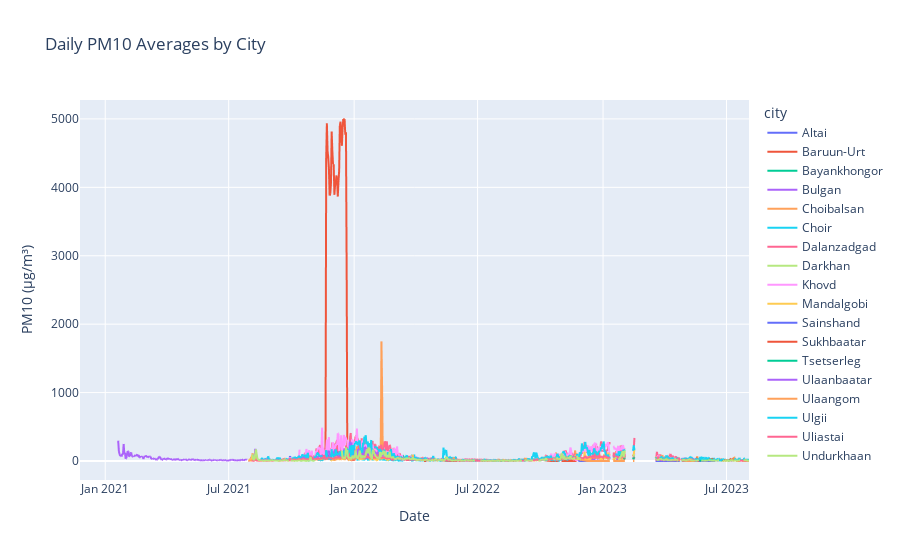
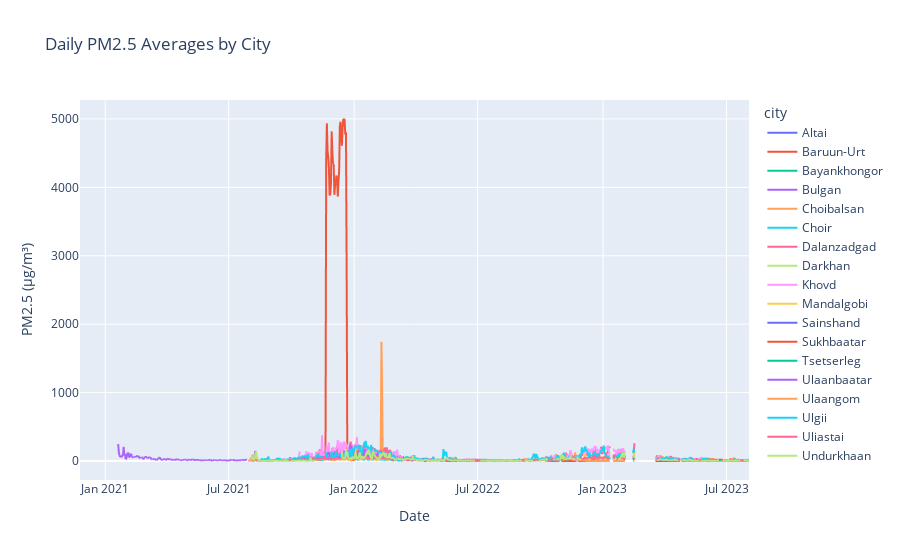

Write notebook code for charts like these, in order.
### Code cell
import pandas as pd
import plotly.express as px

# Assuming 'daily_averages' is your DataFrame with daily averages for each city
# Make sure 'date_column' is already converted to datetime

# Create an interactive line plot for PM10 data
fig_pm10 = px.line(daily_averages, x='utc_time', y='pm10_µg/m³', color='city',
                   labels={'pm10_µg/m³': 'PM10 (µg/m³)', 'utc_time': 'Date'},
                   title='Daily PM10 Averages by City')
fig_pm10.update_xaxes(title_text='Date')
fig_pm10.update_yaxes(title_text='PM10 (µg/m³)')

# Create an interactive line plot for PM2.5 data
fig_pm25 = px.line(daily_averages, x='utc_time', y='pm25_µg/m³', color='city',
                   labels={'pm25_µg/m³': 'PM2.5 (µg/m³)', 'utc_time': 'Date'},
                   title='Daily PM2.5 Averages by City')
fig_pm25.update_xaxes(title_text='Date')
fig_pm25.update_yaxes(title_text='PM2.5 (µg/m³)')

# Display the interactive plots
fig_pm10.show()
fig_pm25.show()

### Figure 1 — Plotly figure (JSON) as saved in the notebook; plotly's stock layout.template omitted (floating-point values rounded to 4 significant figures; data arrays with more than 128 entries replaced by an {"elided": "..."} marker saying what was removed)
{"data": [{"hovertemplate": "city=Altai<br>Date=%{x}<br>PM10 (µg/m³)=%{y}<extra></extra>", "legendgroup": "Altai", "line": {"color": "#636efa", "dash": "solid"}, "marker": {"symbol": "circle"}, "mode": "lines", "name": "Altai", "showlegend": true, "type": "scattergl", "x": {"elided": "961 str values"}, "xaxis": "x", "y": {"elided": "961 int values"}, "yaxis": "y"}, {"hovertemplate": "city=Baruun-Urt<br>Date=%{x}<br>PM10 (µg/m³)=%{y}<extra></extra>", "legendgroup": "Baruun-Urt", "line": {"color": "#EF553B", "dash": "solid"}, "marker": {"symbol": "circle"}, "mode": "lines", "name": "Baruun-Urt", "showlegend": true, "type": "scattergl", "x": {"elided": "728 str values"}, "xaxis": "x", "y": {"elided": "728 int values"}, "yaxis": "y"}, {"hovertemplate": "city=Bayankhongor<br>Date=%{x}<br>PM10 (µg/m³)=%{y}<extra></extra>", "legendgroup": "Bayankhongor", "line": {"color": "#00cc96", "dash": "solid"}, "marker": {"symbol": "circle"}, "mode": "lines", "name": "Bayankhongor", "showlegend": true, "type": "scattergl", "x": {"elided": "481 str values"}, "xaxis": "x", "y": {"elided": "481 int values"}, "yaxis": "y"}, {"hovertemplate": "city=Bulgan<br>Date=%{x}<br>PM10 (µg/m³)=%{y}<extra></extra>", "legendgroup": "Bulgan", "line": {"color": "#ab63fa", "dash": "solid"}, "marker": {"symbol": "circle"}, "mode": "lines", "name": "Bulgan", "showlegend": true, "type": "scattergl", "x": {"elided": "735 str values"}, "xaxis": "x", "y": {"elided": "735 int values"}, "yaxis": "y"}, {"hovertemplate": "city=Choibalsan<br>Date=%{x}<br>PM10 (µg/m³)=%{y}<extra></extra>", "legendgroup": "Choibalsan", "line": {"color": "#FFA15A", "dash": "solid"}, "marker": {"symbol": "circle"}, "mode": "lines", "name": "Choibalsan", "showlegend": true, "type": "scattergl", "x": {"elided": "980 str values"}, "xaxis": "x", "y": {"elided": "980 int values"}, "yaxis": "y"}, {"hovertemplate": "city=Choir<br>Date=%{x}<br>PM10 (µg/m³)=%{y}<extra></extra>", "legendgroup": "Choir", "line": {"color": "#19d3f3", "dash": "solid"}, "marker": {"symbol": "circle"}, "mode": "lines", "name": "Choir", "showlegend": true, "type": "scattergl", "x": {"elided": "718 str values"}, "xaxis": "x", "y": {"elided": "718 int values"}, "yaxis": "y"}, {"hovertemplate": "city=Dalanzadgad<br>Date=%{x}<br>PM10 (µg/m³)=%{y}<extra></extra>", "legendgroup": "Dalanzadgad", "line": {"color": "#FF6692", "dash": "solid"}, "marker": {"symbol": "circle"}, "mode": "lines", "name": "Dalanzadgad", "showlegend": true, "type": "scattergl", "x": {"elided": "980 str values"}, "xaxis": "x", "y": {"elided": "980 int values"}, "yaxis": "y"}, {"hovertemplate": "city=Darkhan<br>Date=%{x}<br>PM10 (µg/m³)=%{y}<extra></extra>", "legendgroup": "Darkhan", "line": {"color": "#B6E880", "dash": "solid"}, "marker": {"symbol": "circle"}, "mode": "lines", "name": "Darkhan", "showlegend": true, "type": "scattergl", "x": {"elided": "190 str values"}, "xaxis": "x", "y": {"elided": "190 int values"}, "yaxis": "y"}, {"hovertemplate": "city=Khovd<br>Date=%{x}<br>PM10 (µg/m³)=%{y}<extra></extra>", "legendgroup": "Khovd", "line": {"color": "#FF97FF", "dash": "solid"}, "marker": {"symbol": "circle"}, "mode": "lines", "name": "Khovd", "showlegend": true, "type": "scattergl", "x": {"elided": "961 str values"}, "xaxis": "x", "y": {"elided": "961 int values"}, "yaxis": "y"}, {"hovertemplate": "city=Mandalgobi<br>Date=%{x}<br>PM10 (µg/m³)=%{y}<extra></extra>", "legendgroup": "Mandalgobi", "line": {"color": "#FECB52", "dash": "solid"}, "marker": {"symbol": "circle"}, "mode": "lines", "name": "Mandalgobi", "showlegend": true, "type": "scattergl", "x": {"elided": "735 str values"}, "xaxis": "x", "y": {"elided": "735 int values"}, "yaxis": "y"}, {"hovertemplate": "city=Sainshand<br>Date=%{x}<br>PM10 (µg/m³)=%{y}<extra></extra>", "legendgroup": "Sainshand", "line": {"color": "#636efa", "dash": "solid"}, "marker": {"symbol": "circle"}, "mode": "lines", "name": "Sainshand", "showlegend": true, "type": "scattergl", "x": ["2023-08-02T00:00:00+00:00", "2023-08-03T00:00:00+00:00"], "xaxis": "x", "y": [3, 1], "yaxis": "y"}, {"hovertemplate": "city=Sukhbaatar<br>Date=%{x}<br>PM10 (µg/m³)=%{y}<extra></extra>", "legendgroup": "Sukhbaatar", "line": {"color": "#EF553B", "dash": "solid"}, "marker": {"symbol": "circle"}, "mode": "lines", "name": "Sukhbaatar", "showlegend": true, "type": "scattergl", "x": {"elided": "190 str values"}, "xaxis": "x", "y": {"elided": "190 int values"}, "yaxis": "y"}, {"hovertemplate": "city=Tsetserleg<br>Date=%{x}<br>PM10 (µg/m³)=%{y}<extra></extra>", "legendgroup": "Tsetserleg", "line": {"color": "#00cc96", "dash": "solid"}, "marker": {"symbol": "circle"}, "mode": "lines", "name": "Tsetserleg", "showlegend": true, "type": "scattergl", "x": {"elided": "190 str values"}, "xaxis": "x", "y": {"elided": "190 int values"}, "yaxis": "y"}, {"hovertemplate": "city=Ulaanbaatar<br>Date=%{x}<br>PM10 (µg/m³)=%{y}<extra></extra>", "legendgroup": "Ulaanbaatar", "line": {"color": "#ab63fa", "dash": "solid"}, "marker": {"symbol": "circle"}, "mode": "lines", "name": "Ulaanbaatar", "showlegend": true, "type": "scattergl", "x": {"elided": "600 str values"}, "xaxis": "x", "y": {"elided": "600 int values"}, "yaxis": "y"}, {"hovertemplate": "city=Ulaangom<br>Date=%{x}<br>PM10 (µg/m³)=%{y}<extra></extra>", "legendgroup": "Ulaangom", "line": {"color": "#FFA15A", "dash": "solid"}, "marker": {"symbol": "circle"}, "mode": "lines", "name": "Ulaangom", "showlegend": true, "type": "scattergl", "x": {"elided": "980 str values"}, "xaxis": "x", "y": {"elided": "980 int values"}, "yaxis": "y"}, {"hovertemplate": "city=Ulgii<br>Date=%{x}<br>PM10 (µg/m³)=%{y}<extra></extra>", "legendgroup": "Ulgii", "line": {"color": "#19d3f3", "dash": "solid"}, "marker": {"symbol": "circle"}, "mode": "lines", "name": "Ulgii", "showlegend": true, "type": "scattergl", "x": {"elided": "982 str values"}, "xaxis": "x", "y": {"elided": "982 int values"}, "yaxis": "y"}, {"hovertemplate": "city=Uliastai<br>Date=%{x}<br>PM10 (µg/m³)=%{y}<extra></extra>", "legendgroup": "Uliastai", "line": {"color": "#FF6692", "dash": "solid"}, "marker": {"symbol": "circle"}, "mode": "lines", "name": "Uliastai", "showlegend": true, "type": "scattergl", "x": {"elided": "732 str values"}, "xaxis": "x", "y": {"elided": "732 int values"}, "yaxis": "y"}, {"hovertemplate": "city=Undurkhaan<br>Date=%{x}<br>PM10 (µg/m³)=%{y}<extra></extra>", "legendgroup": "Undurkhaan", "line": {"color": "#B6E880", "dash": "solid"}, "marker": {"symbol": "circle"}, "mode": "lines", "name": "Undurkhaan", "showlegend": true, "type": "scattergl", "x": {"elided": "980 str values"}, "xaxis": "x", "y": {"elided": "980 int values"}, "yaxis": "y"}], "layout": {"legend": {"title": {"text": "city"}, "tracegroupgap": 0}, "title": {"text": "Daily PM10 Averages by City"}, "xaxis": {"anchor": "y", "domain": [0, 1], "title": {"text": "Date"}}, "yaxis": {"anchor": "x", "domain": [0, 1], "title": {"text": "PM10 (µg/m³)"}}}}

### Figure 2 — Plotly figure (JSON) as saved in the notebook; plotly's stock layout.template omitted (floating-point values rounded to 4 significant figures; data arrays with more than 128 entries replaced by an {"elided": "..."} marker saying what was removed)
{"data": [{"hovertemplate": "city=Altai<br>Date=%{x}<br>PM2.5 (µg/m³)=%{y}<extra></extra>", "legendgroup": "Altai", "line": {"color": "#636efa", "dash": "solid"}, "marker": {"symbol": "circle"}, "mode": "lines", "name": "Altai", "showlegend": true, "type": "scattergl", "x": {"elided": "961 str values"}, "xaxis": "x", "y": {"elided": "961 float values"}, "yaxis": "y"}, {"hovertemplate": "city=Baruun-Urt<br>Date=%{x}<br>PM2.5 (µg/m³)=%{y}<extra></extra>", "legendgroup": "Baruun-Urt", "line": {"color": "#EF553B", "dash": "solid"}, "marker": {"symbol": "circle"}, "mode": "lines", "name": "Baruun-Urt", "showlegend": true, "type": "scattergl", "x": {"elided": "728 str values"}, "xaxis": "x", "y": {"elided": "728 float values"}, "yaxis": "y"}, {"hovertemplate": "city=Bayankhongor<br>Date=%{x}<br>PM2.5 (µg/m³)=%{y}<extra></extra>", "legendgroup": "Bayankhongor", "line": {"color": "#00cc96", "dash": "solid"}, "marker": {"symbol": "circle"}, "mode": "lines", "name": "Bayankhongor", "showlegend": true, "type": "scattergl", "x": {"elided": "481 str values"}, "xaxis": "x", "y": {"elided": "481 float values"}, "yaxis": "y"}, {"hovertemplate": "city=Bulgan<br>Date=%{x}<br>PM2.5 (µg/m³)=%{y}<extra></extra>", "legendgroup": "Bulgan", "line": {"color": "#ab63fa", "dash": "solid"}, "marker": {"symbol": "circle"}, "mode": "lines", "name": "Bulgan", "showlegend": true, "type": "scattergl", "x": {"elided": "735 str values"}, "xaxis": "x", "y": {"elided": "735 float values"}, "yaxis": "y"}, {"hovertemplate": "city=Choibalsan<br>Date=%{x}<br>PM2.5 (µg/m³)=%{y}<extra></extra>", "legendgroup": "Choibalsan", "line": {"color": "#FFA15A", "dash": "solid"}, "marker": {"symbol": "circle"}, "mode": "lines", "name": "Choibalsan", "showlegend": true, "type": "scattergl", "x": {"elided": "980 str values"}, "xaxis": "x", "y": {"elided": "980 float values"}, "yaxis": "y"}, {"hovertemplate": "city=Choir<br>Date=%{x}<br>PM2.5 (µg/m³)=%{y}<extra></extra>", "legendgroup": "Choir", "line": {"color": "#19d3f3", "dash": "solid"}, "marker": {"symbol": "circle"}, "mode": "lines", "name": "Choir", "showlegend": true, "type": "scattergl", "x": {"elided": "718 str values"}, "xaxis": "x", "y": {"elided": "718 float values"}, "yaxis": "y"}, {"hovertemplate": "city=Dalanzadgad<br>Date=%{x}<br>PM2.5 (µg/m³)=%{y}<extra></extra>", "legendgroup": "Dalanzadgad", "line": {"color": "#FF6692", "dash": "solid"}, "marker": {"symbol": "circle"}, "mode": "lines", "name": "Dalanzadgad", "showlegend": true, "type": "scattergl", "x": {"elided": "980 str values"}, "xaxis": "x", "y": {"elided": "980 float values"}, "yaxis": "y"}, {"hovertemplate": "city=Darkhan<br>Date=%{x}<br>PM2.5 (µg/m³)=%{y}<extra></extra>", "legendgroup": "Darkhan", "line": {"color": "#B6E880", "dash": "solid"}, "marker": {"symbol": "circle"}, "mode": "lines", "name": "Darkhan", "showlegend": true, "type": "scattergl", "x": {"elided": "190 str values"}, "xaxis": "x", "y": {"elided": "190 float values"}, "yaxis": "y"}, {"hovertemplate": "city=Khovd<br>Date=%{x}<br>PM2.5 (µg/m³)=%{y}<extra></extra>", "legendgroup": "Khovd", "line": {"color": "#FF97FF", "dash": "solid"}, "marker": {"symbol": "circle"}, "mode": "lines", "name": "Khovd", "showlegend": true, "type": "scattergl", "x": {"elided": "961 str values"}, "xaxis": "x", "y": {"elided": "961 float values"}, "yaxis": "y"}, {"hovertemplate": "city=Mandalgobi<br>Date=%{x}<br>PM2.5 (µg/m³)=%{y}<extra></extra>", "legendgroup": "Mandalgobi", "line": {"color": "#FECB52", "dash": "solid"}, "marker": {"symbol": "circle"}, "mode": "lines", "name": "Mandalgobi", "showlegend": true, "type": "scattergl", "x": {"elided": "735 str values"}, "xaxis": "x", "y": {"elided": "735 float values"}, "yaxis": "y"}, {"hovertemplate": "city=Sainshand<br>Date=%{x}<br>PM2.5 (µg/m³)=%{y}<extra></extra>", "legendgroup": "Sainshand", "line": {"color": "#636efa", "dash": "solid"}, "marker": {"symbol": "circle"}, "mode": "lines", "name": "Sainshand", "showlegend": true, "type": "scattergl", "x": ["2023-08-02T00:00:00+00:00", "2023-08-03T00:00:00+00:00"], "xaxis": "x", "y": [3, 0.7], "yaxis": "y"}, {"hovertemplate": "city=Sukhbaatar<br>Date=%{x}<br>PM2.5 (µg/m³)=%{y}<extra></extra>", "legendgroup": "Sukhbaatar", "line": {"color": "#EF553B", "dash": "solid"}, "marker": {"symbol": "circle"}, "mode": "lines", "name": "Sukhbaatar", "showlegend": true, "type": "scattergl", "x": {"elided": "190 str values"}, "xaxis": "x", "y": {"elided": "190 float values"}, "yaxis": "y"}, {"hovertemplate": "city=Tsetserleg<br>Date=%{x}<br>PM2.5 (µg/m³)=%{y}<extra></extra>", "legendgroup": "Tsetserleg", "line": {"color": "#00cc96", "dash": "solid"}, "marker": {"symbol": "circle"}, "mode": "lines", "name": "Tsetserleg", "showlegend": true, "type": "scattergl", "x": {"elided": "190 str values"}, "xaxis": "x", "y": {"elided": "190 float values"}, "yaxis": "y"}, {"hovertemplate": "city=Ulaanbaatar<br>Date=%{x}<br>PM2.5 (µg/m³)=%{y}<extra></extra>", "legendgroup": "Ulaanbaatar", "line": {"color": "#ab63fa", "dash": "solid"}, "marker": {"symbol": "circle"}, "mode": "lines", "name": "Ulaanbaatar", "showlegend": true, "type": "scattergl", "x": {"elided": "600 str values"}, "xaxis": "x", "y": {"elided": "600 float values"}, "yaxis": "y"}, {"hovertemplate": "city=Ulaangom<br>Date=%{x}<br>PM2.5 (µg/m³)=%{y}<extra></extra>", "legendgroup": "Ulaangom", "line": {"color": "#FFA15A", "dash": "solid"}, "marker": {"symbol": "circle"}, "mode": "lines", "name": "Ulaangom", "showlegend": true, "type": "scattergl", "x": {"elided": "980 str values"}, "xaxis": "x", "y": {"elided": "980 float values"}, "yaxis": "y"}, {"hovertemplate": "city=Ulgii<br>Date=%{x}<br>PM2.5 (µg/m³)=%{y}<extra></extra>", "legendgroup": "Ulgii", "line": {"color": "#19d3f3", "dash": "solid"}, "marker": {"symbol": "circle"}, "mode": "lines", "name": "Ulgii", "showlegend": true, "type": "scattergl", "x": {"elided": "982 str values"}, "xaxis": "x", "y": {"elided": "982 float values"}, "yaxis": "y"}, {"hovertemplate": "city=Uliastai<br>Date=%{x}<br>PM2.5 (µg/m³)=%{y}<extra></extra>", "legendgroup": "Uliastai", "line": {"color": "#FF6692", "dash": "solid"}, "marker": {"symbol": "circle"}, "mode": "lines", "name": "Uliastai", "showlegend": true, "type": "scattergl", "x": {"elided": "732 str values"}, "xaxis": "x", "y": {"elided": "732 float values"}, "yaxis": "y"}, {"hovertemplate": "city=Undurkhaan<br>Date=%{x}<br>PM2.5 (µg/m³)=%{y}<extra></extra>", "legendgroup": "Undurkhaan", "line": {"color": "#B6E880", "dash": "solid"}, "marker": {"symbol": "circle"}, "mode": "lines", "name": "Undurkhaan", "showlegend": true, "type": "scattergl", "x": {"elided": "980 str values"}, "xaxis": "x", "y": {"elided": "980 float values"}, "yaxis": "y"}], "layout": {"legend": {"title": {"text": "city"}, "tracegroupgap": 0}, "title": {"text": "Daily PM2.5 Averages by City"}, "xaxis": {"anchor": "y", "domain": [0, 1], "title": {"text": "Date"}}, "yaxis": {"anchor": "x", "domain": [0, 1], "title": {"text": "PM2.5 (µg/m³)"}}}}
